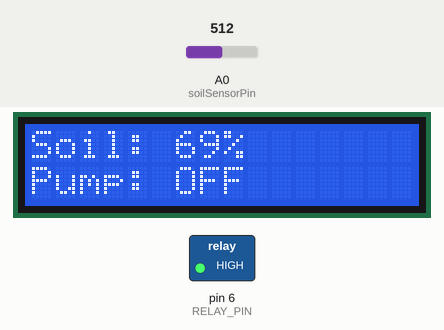
The sketch below on a simulated Arduino Uno, built with avr-gcc and run on an emulated ATmega328P. Parts: 16×2 character LCD, switched loads named in the sketch (green lamp = pin HIGH). The test bench sets the inputs (shaded band); at power-on: A0 (soilSensorPin) = 512. What the sketch prints to the serial monitor is not drawn.

Above: at 3.2 s.
3.3 s: A0 (soilSensorPin) set to 779
At 5.0 s:
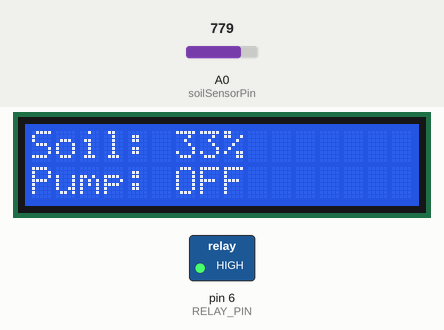
5.6 s: A0 (soilSensorPin) set to 804
At 7.4 s:
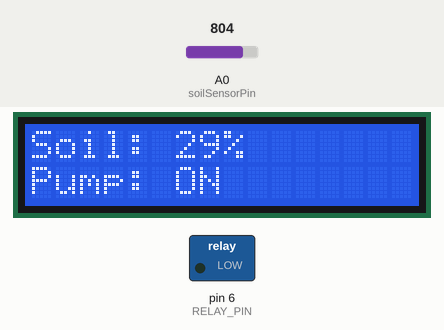
7.7 s: A0 (soilSensorPin) set to 716
At 8.8 s:
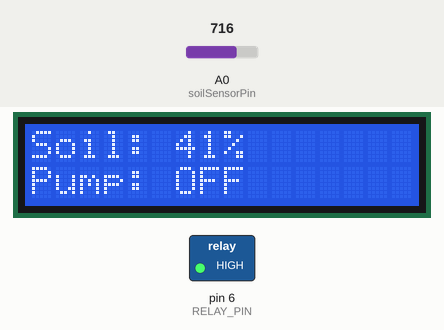
Timing chart, 0 to 10.7 s (numbered marks = the images above; inputs shaded):
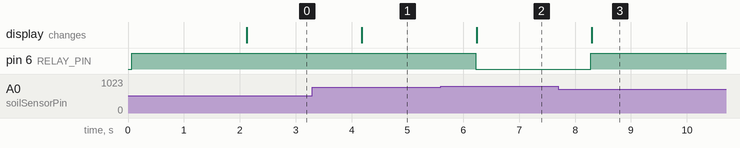

The sketch:

smart_irrigation_v2.ino
```cpp
// (licence header left out)
#include <Wire.h>
#include <LiquidCrystal_I2C.h>
#define RELAY_PIN 6

LiquidCrystal_I2C lcd(0x27, 16, 2); // I2C LCD at address 0x27
int soilSensorPin = A0;
int soilMoistureValue;

void setup() {
  Serial.begin(9600);
  lcd.begin();
  lcd.backlight();
  pinMode(soilSensorPin, INPUT);
  pinMode(RELAY_PIN, OUTPUT);
  digitalWrite(RELAY_PIN, 1);
  lcd.setCursor(0, 0);
  lcd.print("SST Robotics");
  lcd.setCursor(0, 1);
  lcd.print("Auto Irrigation");
  delay(2000);
}

void loop() {
  soilMoistureValue = analogRead(soilSensorPin);

  soilMoistureValue = map(soilMoistureValue, 1024, 290, 0, 100);
  soilMoistureValue = constrain(soilMoistureValue, 0, 100);

  Serial.print("Soil Moisture: ");
  Serial.print(soilMoistureValue);
  Serial.println(" %");
  lcd.setCursor(0, 0);
  lcd.print("Soil: ");
  lcd.print(soilMoistureValue);
  lcd.print("%   ");

  if (soilMoistureValue > 30 && soilMoistureValue <= 100) {
    digitalWrite(RELAY_PIN, 1);
    lcd.setCursor(0, 1);
    lcd.print("Pump: OFF         ");
  } else {
    digitalWrite(RELAY_PIN, 0);
    lcd.setCursor(0, 1);
    lcd.print("Pump: ON          ");
  }
  delay(1000);
}
```

Measured:
- the behaviour switches between 796 and 797 on A0 (soilSensorPin) (found by bisection; images 1 and 2)
- after the input at 3.3 s, the display: changes after 0.88 s (image 1)
- after the input at 5.6 s, pin 6 (RELAY_PIN): HIGH → LOW after 0.62 s; the display: changes after 0.64 s (image 2)
- after the input at 7.7 s, pin 6 (RELAY_PIN): LOW → HIGH after 0.58 s; the display: changes after 0.60 s (image 3)
